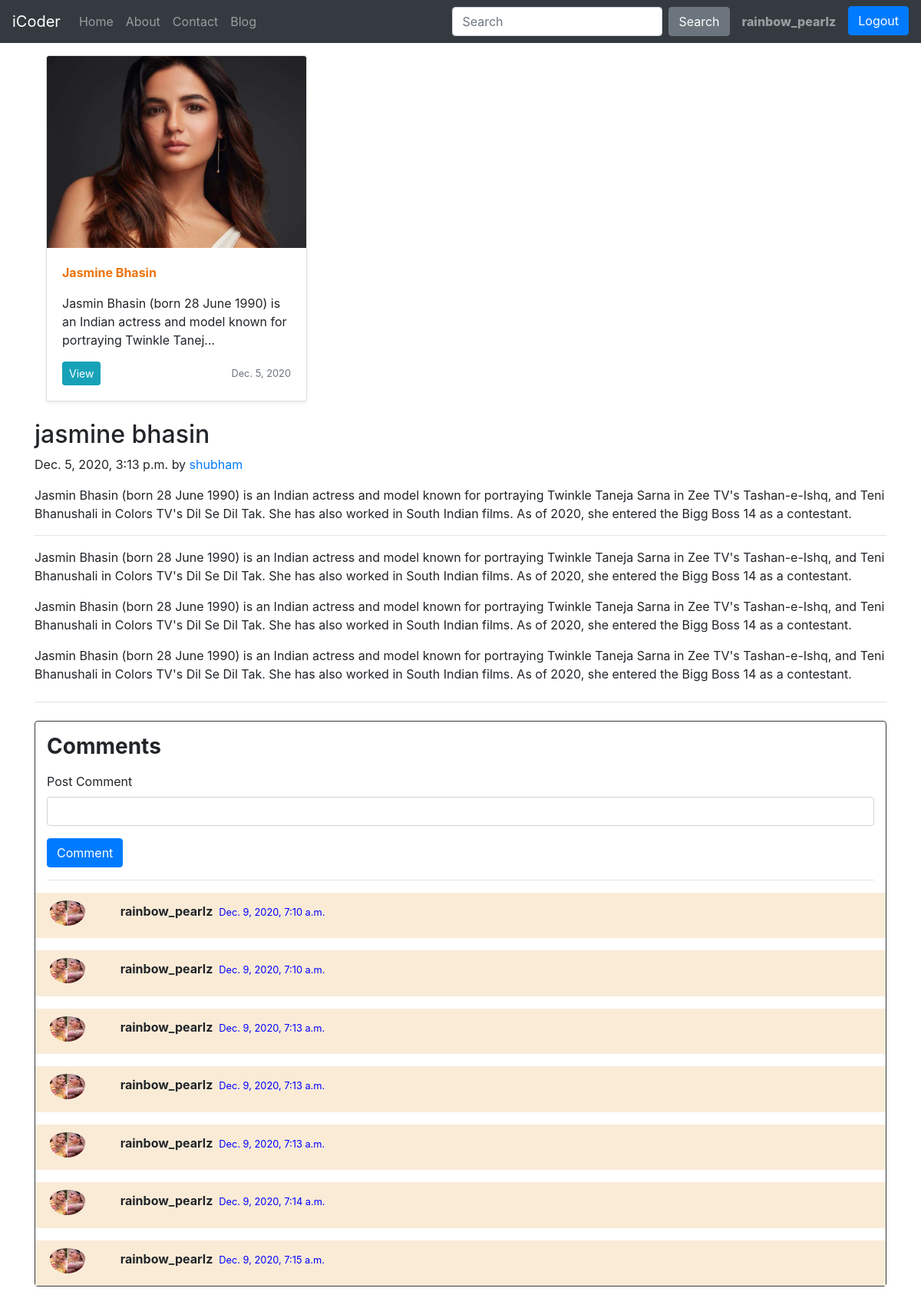
The page /blog/jasmin (signed in) on the database its author committed.
### blog/models.py (models this page shows, shortened)
class Post(models.Model):
    sno = models.AutoField(primary_key=True)
    title = models.CharField(max_length=200)
    author = models.CharField(max_length=200)
    image = models.ImageField(upload_to="blog/images",default=" ")
    content = models.TextField()
    category = models.CharField(max_length=200,default="actress")
    slug = models.CharField(max_length=130,default="")
    timestamp = models.DateTimeField(blank=True)

class BlogComment(models.Model):
    sno = models.AutoField(primary_key=True)
    comment = models.TextField()
    user =  models.ForeignKey(User,on_delete=models.CASCADE )
    post = models.ForeignKey(Post , on_delete=models.CASCADE)
    parent = models.ForeignKey('self',on_delete=models.CASCADE ,null=True)
    timestamp = models.DateTimeField(default=now)

### blog/views.py (the view)
# urls.py: path('<str:slug>', views.blogPost,name="blogPost"),
def blogPost(request,slug):
    post = Post.objects.filter(slug=slug).first()
    comments=BlogComment.objects.filter(post=post)
    context={'post':post,'comments':comments}
    return render(request,"blog/blogPost.html",context)

### templates/blog/blogPost.html (shortened to what this page needs)
{% extends 'home/basic.html' %}
{% block body %}
{% load static %}
<div class="container my-3">
<div class="col-md-4">
    <div class="card mb-4 shadow-sm">
      <img src="/media/{{post.image}}" class="bd-placeholder-img card-img-top" width="100%" height="250" role="img" ></img>
      <div class="card-body">
      <b><p class="text-capitalize text-decoration-underline" style="color: #ec730b;">{{post.title}}</p></b>
        <p class="card-text">{{post.content|truncatechars:100}}</p>
        <div class="d-flex justify-content-between align-items-center">
          <div class="btn-group">
            <a href="{{post.slug}}"><button type="button" class="btn btn-sm btn-info">View</button></a>
          </div>
          <small class="text-muted"> {{post.timestamp.date }}</small>
        </div>
      </div>
    </div>
</div>
</div>
<div class="container">
<div class="blog-post">
        <h2 class="blog-post-title">{{post.title}}</h2>
        <p class="blog-post-meta">{{post.timestamp}} by <a href="#">{{ post.author}}</a></p>
        <p>{{post.content}}</p>
        <hr>
        <p>{{post.content}}</p>
        <blockquote>
          <p>{{post.content}}</p>
        </blockquote>
        <p>{{post.content}}</p>
</div>
<hr class="my-4">
<div class="container border border-dark rounded " style="margin-bottom:10%">
  <h3 class="my-3 font-weight-bold">Comments</h3>
  <form class="my-3" action="/blog/postComment" method="post">
    <div class=" form-group">
      <label for="exampleInputEmail1">Post Comment</label>
      <input class="form-control" type="text" name="comment" id="comment">
    </div>
    <button type="submit" class="btn btn-primary">Comment</button>
  </form>
  <hr class="w-100">
  {% for i in comments  %}
    <div class="row mt-3 mb-0 px-1 py-1" style="background-color: antiquewhite;">
      <div class="col-md-1">
      <img class="w-75 h-75 rounded-circle" style="padding-top:6px;" src="{% static '/blog/anushka.jpg' %}" alt="...">
      </div>
      <div class="col-md-11 pt-2"><b>{{i.user.username}}</b><small class="mx-2" style="color:blue;">{{i.timestamp}}</small>
      </div>
    </div>
  {% endfor %}
</div>
{% endblock body %}

### templates/home/basic.html (shortened to what this page needs)
<!doctype html>
<html lang="en">
<head>
  <link rel="stylesheet" href="https://cdn.jsdelivr.net/npm/bootstrap@4.5.3/dist/css/bootstrap.min.css"
>
</head>
<body>
  <nav class="navbar navbar-expand-lg navbar-dark bg-dark sticky-top">
    <a class="navbar-brand" href="/">iCoder</a>
    <div class="collapse navbar-collapse" id="navbarSupportedContent">
      <ul class="navbar-nav mr-auto">
        <li class="nav-item {% block homeactive %}{% endblock homeactive %} ">
          <a class="nav-link" href="#">Home <span class="sr-only">(current)</span></a>
        </li>
        <li class="nav-item {% block aboutactive %}{% endblock aboutactive %}">
          <a class="nav-link" href="/about">About</a>
        </li>
        <li class="nav-item {% block contactactive %}{% endblock contactactive %}">
          <a class="nav-link" href="/contact">Contact</a>
        </li>
        <li class="nav-item {% block blogactive %}{% endblock blogactive %}">
          <a class="nav-link" href="/blog">Blog</a>
        </li>
      </ul>
      <form class="form-inline my-2 my-lg-0" method="get" action="/search">
        <input class="form-control mr-sm-2" type="search" name="search" id="search" placeholder="Search"
          aria-label="Search">
        <button class="btn btn-secondary my-2 mr-2 my-sm-0" type="submit">Search</button>
      </form>
    </div>
    {% if user.is_authenticated %}
    <ul class="navbar-nav ml-auto">
      <li class="nav-item dropdown">
        <a class="nav-link" style="font-weight: 800;" href="#" id="navbarDropdown" role="button" data-bs-toggle="dropdown"
          aria-expanded="false">
          {{request.user}}
        </a>
      </li>
      <a class="ml-2" href="/logout"><button class="btn btn-primary" type="button">Logout</button></a>
    </ul>
    {% endif %}
  </nav>
  {% block body %}
  {% endblock %}
</body>
</html>

### rows shown on the page
Post: image (picture), title "Jasmine Bhasin", content "Jasmin Bhasin (born 28 June 1990) is an Indian actress and model known for portraying Twinkle Tanej…", timestamp "Dec. 5, 2020", title "jasmine bhasin", timestamp "Dec. 5, 2020, 3:13 p.m.", author "shubham", content "Jasmin Bhasin (born 28 June 1990) is an Indian actress and model known for portraying Twinkle Taneja Sarna in Zee TV's Tashan-e-Ishq, and Teni Bhanushali in Colors TV's Dil Se Dil Tak. She has also worked in South Indian films. As of 2020, she entered the Bigg Boss 14 as a contestant."
BlogComment: user.username "rainbow_pearlz", timestamp "Dec. 9, 2020, 7:10 a.m."
BlogComment: user.username "rainbow_pearlz", timestamp "Dec. 9, 2020, 7:10 a.m."
BlogComment: user.username "rainbow_pearlz", timestamp "Dec. 9, 2020, 7:13 a.m."
BlogComment: user.username "rainbow_pearlz", timestamp "Dec. 9, 2020, 7:13 a.m."
BlogComment: user.username "rainbow_pearlz", timestamp "Dec. 9, 2020, 7:13 a.m."
BlogComment: user.username "rainbow_pearlz", timestamp "Dec. 9, 2020, 7:14 a.m."
BlogComment: user.username "rainbow_pearlz", timestamp "Dec. 9, 2020, 7:15 a.m."

### other values the page prints
{{ request.user }} "rainbow_pearlz"
